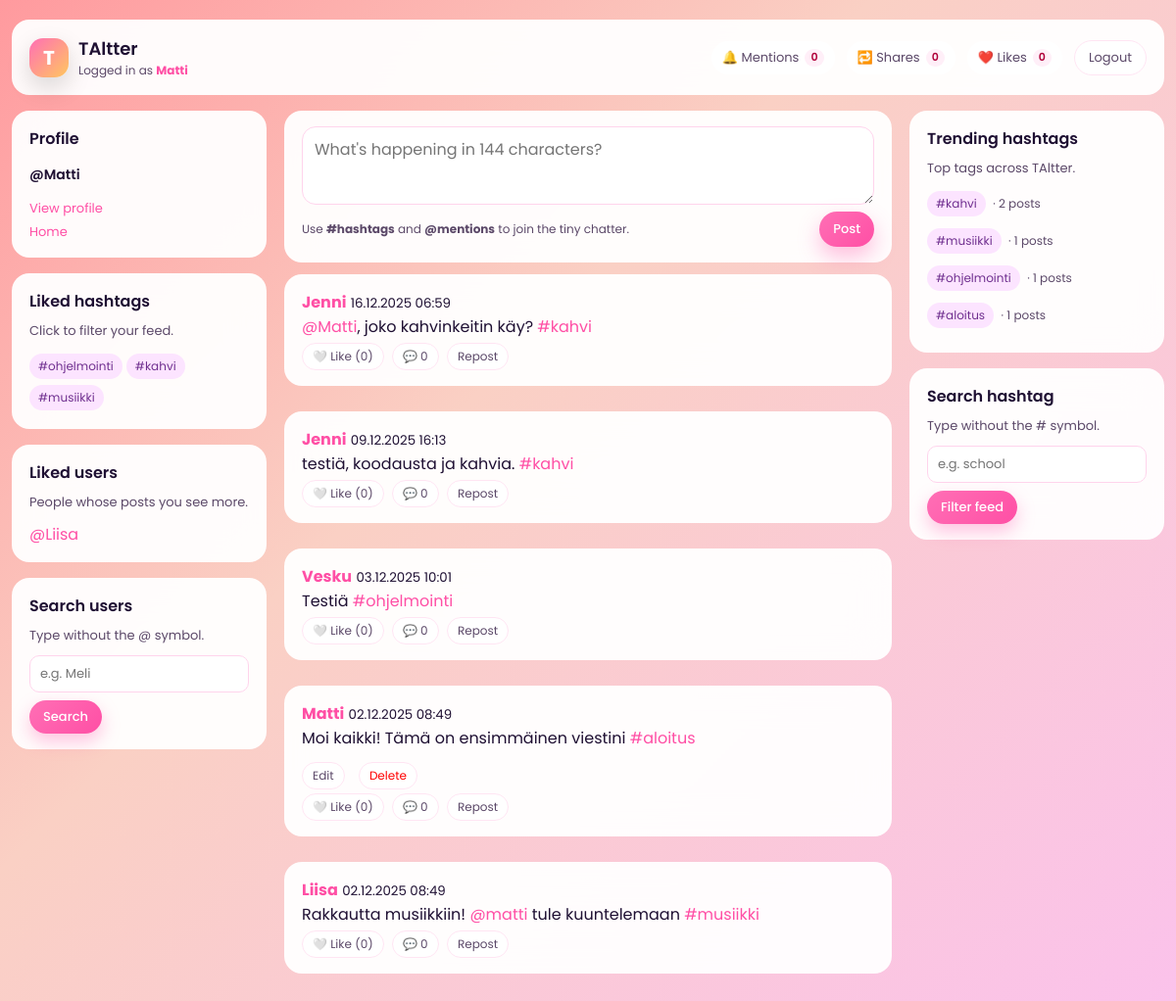
The app's page /site/index.php (signed in) with its own data.
### tables this page shows
CREATE TABLE `hashtags` (
  `hashtag_id` int(11) NOT NULL,
  `tag_name` varchar(50) NOT NULL
);

CREATE TABLE `users` (
  `user_id` int(11) NOT NULL,
  `username` varchar(50) NOT NULL,
  `email` varchar(100) NOT NULL,
  `password_hash` varchar(255) NOT NULL,
  `bio` text DEFAULT NULL,
  `profile_picture_url` varchar(255) DEFAULT NULL,
  `created_at` timestamp NOT NULL DEFAULT current_timestamp(),
  `last_seen_mentions` datetime DEFAULT NULL,
  `last_seen_shares` datetime DEFAULT NULL,
  `last_seen_likes` datetime DEFAULT NULL
);

### site/config.php (called while the page is built, shortened)
<?php
function current_user_id() {
    return $_SESSION['user_id'] ?? null;
}
function current_username() {
    return $_SESSION['username'] ?? null;
}
?>

### site/index.php (the view, shortened to what this page needs)
<?php
require_once 'config.php';
$filterHashtag = $_GET['hashtag'] ?? null;
$filterUser = $_GET['user'] ?? null;
$uid = current_user_id();
$like = '%@'.current_username().'%';
?>
<!doctype html>
<html lang="en">
<head>
</head>
<body>
<div class="app-shell">
    <div class="card">
        <div class="card-inner topbar">
            <div class="topbar-left">
                <div class="logo-badge">T</div>
                <div class="app-title">
                    <span>TAltter</span>
                    <span class="logged-in-as">
                        Logged in as <strong><?= htmlspecialchars(current_username()) ?></strong>
                    </span>
                </div>
            </div>
            <div class="topbar-right">
                <?php
                $stmt = $mysqli->prepare("
                    SELECT COUNT(*) AS cnt
                    FROM posts p
                    WHERE p.content LIKE ?
                    AND p.user_id != ?
                    AND p.created_at > IFNULL(
                        (SELECT last_seen_mentions FROM users WHERE user_id = ?),
                        '1970-01-01'
                    )
                ");
                $stmt->bind_param("sii",$like,$uid,$uid);
                $stmt->execute();
                $m = $stmt->get_result()->fetch_assoc()['cnt'];
                $stmt = $mysqli->prepare("
                    SELECT COUNT(*) AS cnt
                    FROM reposts r
                    JOIN posts p ON r.post_id = p.post_id
                    WHERE p.user_id = ?
                    AND r.created_at > IFNULL(
                        (SELECT last_seen_shares FROM users WHERE user_id = ?),
                        '1970-01-01'
                    )
                ");
                $stmt->bind_param("ii",$uid,$uid);
                $stmt->execute();
                $s = $stmt->get_result()->fetch_assoc()['cnt'];
                $stmt = $mysqli->prepare("
                    SELECT COUNT(*) AS cnt
                    FROM likes l
                    JOIN posts p ON l.post_id = p.post_id
                    WHERE p.user_id = ?
                    AND l.created_at > IFNULL(
                        (SELECT last_seen_likes FROM users WHERE user_id = ?),
                        '1970-01-01'
                    )
                ");
                $stmt->bind_param("ii",$uid,$uid);
                $stmt->execute();
                $lk = $stmt->get_result()->fetch_assoc()['cnt'];
                ?>
                <div class="dropdown">
                    <a href="#" class="dropdown-toggle" onclick="toggleDropdown('mentions', this);return false;">
                        <span>🔔 Mentions</span>
                        <span class="badge"><?= $m ?></span>
                    </a>
                </div>
                <div class="dropdown">
                    <a href="#" class="dropdown-toggle" onclick="toggleDropdown('shares', this);return false;">
                        <span>🔁 Shares</span>
                        <span class="badge"><?= $s ?></span>
                    </a>
                </div>
                <div class="dropdown">
                    <a href="#" class="dropdown-toggle" onclick="toggleDropdown('likes', this);return false;">
                        <span>❤️ Likes</span>
                        <span class="badge"><?= $lk ?></span>
                    </a>
                </div>
                <a href="logout.php" class="btn-outline">Logout</a>
            </div>
        </div>
    </div>
    <div class="layout-grid">
        <aside class="left-column">
            <div class="card">
                <div class="card-inner">
                    <h3 class="sidebar-heading">Profile</h3>
                    <p class="profile-handle">@<?= htmlspecialchars(current_username()) ?></p>
                    <div class="sidebar-links">
                        <a href="profile.php?u=<?= urlencode(current_username()) ?>">View profile</a>
                        <a href="index.php">Home</a>
                    </div>
                </div>
            </div>
            <div class="card">
                <div class="card-inner">
                    <h4 class="sidebar-heading">Liked hashtags</h4>
                    <p class="sidebar-sub">Click to filter your feed.</p>
                    <div>
                        <?php
                        $stmt = $mysqli->prepare("SELECT h.tag_name FROM followed_hashtags fh JOIN hashtags h ON fh.hashtag_id=h.hashtag_id WHERE fh.user_id = ? LIMIT 10");
                        $stmt->bind_param('i',$uid);
                        $stmt->execute();
                        $r=$stmt->get_result();
                        while($row=$r->fetch_assoc()){
                            echo '<a class="tag-chip" href="index.php?hashtag='.urlencode($row['tag_name']).'">#'.htmlspecialchars($row['tag_name']).'</a>';
                        }
                        ?>
                    </div>
                </div>
            </div>
            <div class="card">
                <div class="card-inner">
                    <h4 class="sidebar-heading">Liked users</h4>
                    <p class="sidebar-sub">People whose posts you see more.</p>
                    <div>
                    <?php
                    $stmt = $mysqli->prepare("
                        SELECT u.username
                        FROM follows f
                        JOIN users u ON f.following_id = u.user_id
                        WHERE f.follower_id = ?
                        ORDER BY f.created_at DESC
                        LIMIT 10
                    ");
                    $stmt->bind_param('i',$uid);
                    $stmt->execute();
                    $r=$stmt->get_result();
                    if($r->num_rows > 0) {
                        while($row=$r->fetch_assoc()){
                        echo '<div><a href="profile.php?u='.urlencode($row['username']).'">@'.htmlspecialchars($row['username']).'</a></div>';
                    }
                    } else {
                        echo '<div style="color:#999;font-size:90%;">Not following anyone yet</div>';
                    }
                    ?>
                    </div>
                </div>
            </div>
            <div class="card">
                <div class="card-inner">
                    <h4 class="sidebar-heading">Search users</h4>
                    <p class="sidebar-sub">Type without the @ symbol.</p>
                    <form method="get" action="index.php" class="search-form">
                        <input
                            name="user"
                            placeholder="e.g. Meli"
                            value="<?= htmlspecialchars($filterUser ?? '') ?>">
                        <button type="submit">Search</button>
                    </form>
                </div>
            </div>
        </aside>
        <main>
            <div class="card">
                <div class="card-inner post-composer">
                    <form method="post" action="post.php">
                        <textarea
                            name="content"
                            maxlength="144"
                            placeholder="What's happening in 144 characters?"></textarea>
                        <div class="post-composer-footer">
                            <span>Use <strong>#hashtags</strong> and <strong>@mentions</strong> to join the tiny chatter.</span>
                            <button class="btn-pill" type="submit">Post</button>
                        </div>
                    </form>
                </div>
            </div>
            <div id="feed">
                <?php include 'fetch_posts.php'; ?>
            </div>
        </main>
        <aside class="right-column">
            <div class="card">
                <div class="card-inner">
                    <h4 class="sidebar-heading">Trending hashtags</h4>
                    <p class="sidebar-sub">Top tags across TAltter.</p>
                    <div class="trending-list">
                        <?php
                        $q = "SELECT h.tag_name, COUNT(*) AS cnt
                              FROM post_hashtags ph
                              INNER JOIN hashtags h ON ph.hashtag_id = h.hashtag_id
                              WHERE h.tag_name <> ''
                              GROUP BY h.tag_name
                              HAVING cnt > 0
                              ORDER BY cnt DESC
                              LIMIT 10";
                        $r = $mysqli->query($q);
                        while ($row = $r->fetch_assoc()) {
                            echo '<div>
                                    <a class="tag-chip" href="index.php?hashtag='.urlencode($row['tag_name']).'">#'.htmlspecialchars($row['tag_name']).'</a>
                                    <span class="trending-count">· '.$row['cnt'].' posts</span>
                                </div>';
                        }
                        ?>
                    </div>
                </div>
            </div>
            <div class="card">
                <div class="card-inner">
                    <h4 class="sidebar-heading">Search hashtag</h4>
                    <p class="sidebar-sub">Type without the # symbol.</p>
                    <form method="get" action="index.php" class="search-form">
                        <input
                            name="hashtag"
                            placeholder="e.g. school"
                            value="<?= htmlspecialchars($filterHashtag) ?>">
                        <button type="submit">Filter feed</button>
                    </form>
                </div>
            </div>
        </aside>
    </div>
</div>
</body>
</html>

### records on screen
hashtags: tag_name "ohjelmointi"
hashtags: tag_name "kahvi"
hashtags: tag_name "musiikki"
users: username "Liisa"

### other values on screen
current_username() "Matti"
$m "0"
$s "0"
$lk "0"
$row['username'] "Jenni"
$row['created_at'] "16.12.2025 06:59"
$likeIcon "🤍"
$likeText "Like"
$likeCount "0"
$commentCount "0"
$row['created_at'] "09.12.2025 16:13"
$row['username'] "Vesku"
$row['created_at'] "03.12.2025 10:01"
$row['username'] "Matti"
$row['created_at'] "02.12.2025 08:49"
